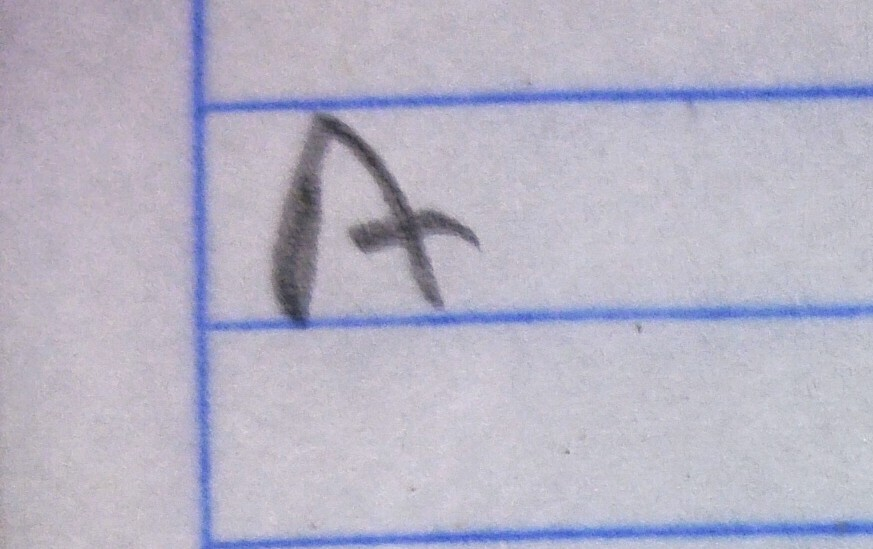
#> input picture frontend/samples/A_mayuscula.jpeg, 873 x 549 px
$ python -i quality.py   (imports and definitions only)
#> lines starting #> are read from the running program, lines starting #| are printed output that depends on the picture; after the words box and inside, x2 and y2 are one past the last pixel; in counts of white or black regions, pixels touching at a corner belong together
"""
quality.py
==========
Métricas de calidad intrínseca del trazo del alumno.

calculate_quality_metrics(img_a) -> dict con:
  stroke_density    : float  [0-1]  — fracción de píxeles activos / total del canvas
  stroke_continuity : float  [0-1]  — qué tan continuo es el trazo (1 componente = 1.0)
  thickness_mean    : float         — grosor medio del trazo en píxeles
  thickness_std     : float         — variación del grosor (alta = presión irregular)
  bounding_fill     : float  [0-1]  — fracción del bounding box ocupada por el trazo
  smoothness        : float  [0-1]  — suavidad de los bordes (alta = trazo limpio)

Compatibilidad:
  - Entrada: np.ndarray uint8 {0,255} — masa binaria del trazo normalizado
  - Salida:  dict JSON-serializable (todos float / int nativos de Python)
  - Tolerante a imagen vacía
"""

import cv2
import numpy as np
from scipy.ndimage import distance_transform_edt


# =============================================================================
# Sub-métricas
# =============================================================================

def _stroke_density(bin_img: np.ndarray) -> float:
    """Fracción de píxeles de trazo sobre el total del canvas."""
    total = bin_img.size
    if total == 0:
        return 0.0
    return float(round(np.sum(bin_img > 0) / total, 4))


def _stroke_continuity(bin_img: np.ndarray) -> float:
    """
    Mide qué tan continuo es el trazo.

    Si hay 1 componente conectado → 1.0 (trazo perfecto).
    Si hay N componentes           → 1 / N (fragmentado).
    Penaliza letras trazadas en pedazos.
    """
    n_labels, _ = cv2.connectedComponents(bin_img, connectivity=8)
    n_components = max(1, n_labels - 1)   # restar fondo
    return float(round(1.0 / n_components, 4))


def _thickness_stats(bin_img: np.ndarray) -> tuple[float, float]:
    """
    Estima el grosor local del trazo usando la Distancia Transform sobre el
    fondo y muestreando los valores en los píxeles activos.

    thickness_mean ≈ radio medio del trazo en píxeles.
    thickness_std  ≈ variación de la presión del lápiz.
    """
    if np.sum(bin_img > 0) == 0:
        return 0.0, 0.0

    # distanceTransform sobre la IMAGEN BINARIA (1 = trazo, 0 = fondo)
    # Da el radio máximo de una circunferencia inscrita en el trazo en cada px.
    dist = distance_transform_edt(bin_img > 0).astype(np.float32)

    # Solo los píxeles activos
    vals = dist[bin_img > 0]

    mean = float(round(float(np.mean(vals)),  3))
    std  = float(round(float(np.std(vals)),   3))
    return mean, std


def _bounding_fill(bin_img: np.ndarray) -> float:
    """
    Proporción del bounding box ocupada por el trazo.
    Un valor cercano a 1 indica que el trazo rellena bien la letra.
    Un valor muy bajo indica un trazo muy delgado o letra incompleta.
    """
    coords = cv2.findNonZero(bin_img)
    if coords is None:
        return 0.0
    _, _, w, h = cv2.boundingRect(coords)
    bbox_area = w * h
    if bbox_area == 0:
        return 0.0
    stroke_area = float(np.sum(bin_img > 0))
    return float(round(stroke_area / bbox_area, 4))


def _smoothness(bin_img: np.ndarray) -> float:
    """
    Suavidad de los bordes del trazo.

    Método: perimeter / (2 * sqrt(pi * area)).
    Para un círculo perfecto el resultado es 1.0 (máximo suavidad).
    Cuanto más irregular el borde, más alto es el valor → invertimos para
    que 1.0 = trazo muy suave y 0.0 = trazo muy rugoso.

    Retorna float [0-1] clampado.
    """
    area = float(np.sum(bin_img > 0))
    if area < 4:
        return 0.0

    # Calcular el perímetro usando el número de transiciones fondo→trazo
    # (erosión y resta — equivale al contorno interior)
    k       = np.ones((3, 3), dtype=np.uint8)
    eroded  = cv2.erode(bin_img, k, iterations=1)
    border  = bin_img - eroded
    perimeter = float(np.sum(border > 0))

    if perimeter == 0:
        return 1.0

    # Índice de circularidad: ratio compacidad (=1 para círculo, <1 para formas irregulares)
    circularity = (4.0 * np.pi * area) / (perimeter ** 2)
    # Clampamos entre 0 y 1 (puede superar 1 en formas muy compactas por cuantización)
    return float(round(min(1.0, max(0.0, circularity)), 4))


# =============================================================================
# API pública
# =============================================================================

def calculate_quality_metrics(img_a: np.ndarray) -> dict:
    """
    Calcula métricas de calidad intrínseca del trazo del alumno.

    Parameters
    ----------
    img_a : np.ndarray  uint8 {0,255}
        Masa binaria del trazo normalizado (salida de normalize_character).
        NO debe ser el esqueleto.

    Returns
    -------
    dict con claves float/int JSON-serializables:
        stroke_density    : fracción de canvas cubierta por el trazo
        stroke_continuity : continuidad (1 componente → 1.0)
        thickness_mean    : radio medio del trazo (px)
        thickness_std     : variación de grosor (baja = presión uniforme)
        bounding_fill     : fracción del bounding box cubierta
        smoothness        : suavidad de bordes [0-1]
    """
    if img_a is None or img_a.size == 0 or np.sum(img_a > 0) == 0:
        return {
            "stroke_density":    0.0,
            "stroke_continuity": 0.0,
            "thickness_mean":    0.0,
            "thickness_std":     0.0,
            "bounding_fill":     0.0,
            "smoothness":        0.0,
        }

    bin_img = (img_a > 0).astype(np.uint8) * 255

    t_mean, t_std = _thickness_stats(bin_img)

    return {
        "stroke_density":    _stroke_density(bin_img),
        "stroke_continuity": _stroke_continuity(bin_img),
        "thickness_mean":    t_mean,
        "thickness_std":     t_std,
        "bounding_fill":     _bounding_fill(bin_img),
        "smoothness":        _smoothness(bin_img),
    }

>>> import cv2
>>> picture = cv2.imread('../../frontend/samples/A_mayuscula.jpeg', cv2.IMREAD_GRAYSCALE)
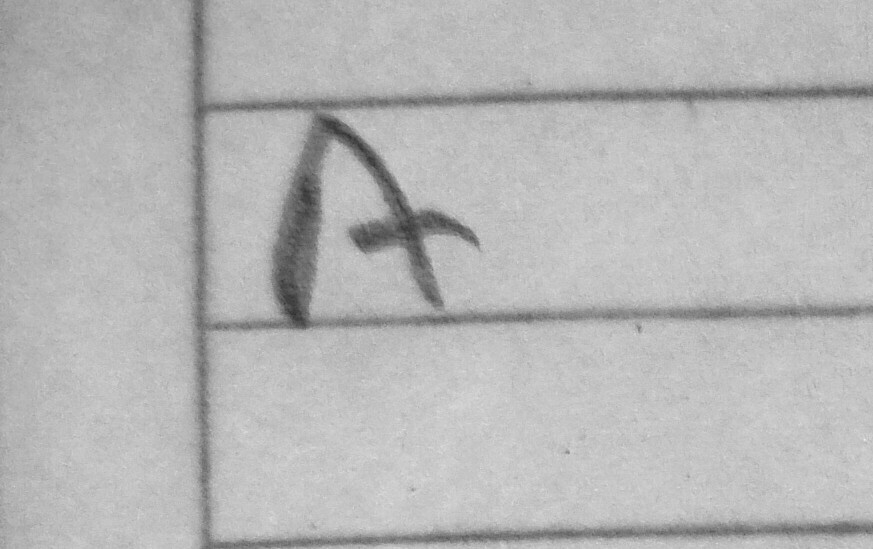
#> picture: shape (549, 873); min 46, max 237, mean 182.4
>>> result = calculate_quality_metrics(picture)
#> in calculate_quality_metrics, `bin_img = (img_a > 0).astype(np.uint8) * 255`: bin_img: shape (549, 873); every value is 255
#> in _thickness_stats, `dist = distance_transform_edt(bin_img > 0).astype(np.float32)`:
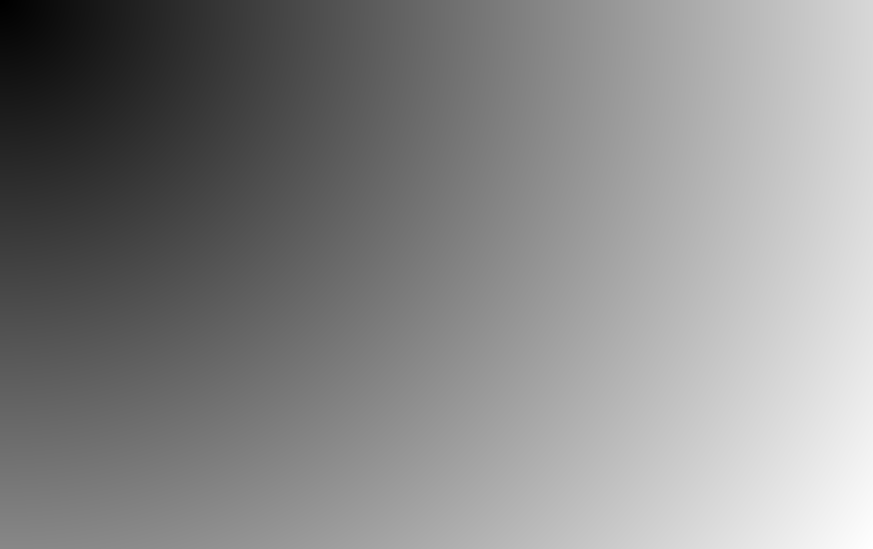
#> dist: shape (549, 873) float32; min 1, max 1030.4, mean 552.5; drawn with min black and max white
#> in _thickness_stats, `mean = float(round(float(np.mean(vals)),  3))`: mean = 552.5
#> in _thickness_stats, `std  = float(round(float(np.std(vals)),   3))`: std = 221.5
#> in calculate_quality_metrics, `t_mean, t_std = _thickness_stats(bin_img)`: t_mean = 552.5; t_std = 221.5
#> in _stroke_continuity, `n_labels, _ = cv2.connectedComponents(bin_img, connectivity=8)`: n_labels = 2
#> in _stroke_continuity, `n_components = max(1, n_labels - 1)`: n_components = 1
#> in _bounding_fill, `coords = cv2.findNonZero(bin_img)`: coords = contour of 479277 points, box (x1, y1, x2, y2) (0, 0, 873, 549), area 0
#> in _bounding_fill, `_, _, w, h = cv2.boundingRect(coords)`: w = 873; h = 549
#> in _bounding_fill, `bbox_area = w * h`: bbox_area = 479277
#> in _smoothness, `border  = bin_img - eroded`: border: shape (549, 873); every value is 0
#> in _smoothness, `perimeter = float(np.sum(border > 0))`: perimeter = 0
#> result = {'stroke_density': 1, 'stroke_continuity': 1, 'thickness_mean': 552.5, 'thickness_std': 221.5, 'bounding_fill': 1, 'smoothness': 1}

$ run again, on frontend/samples/A_plana.jpeg
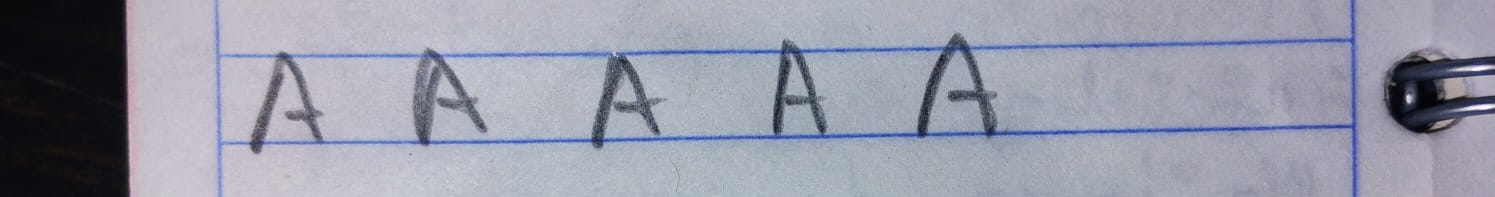
#> input picture frontend/samples/A_plana.jpeg, 1495 x 197 px
#> in calculate_quality_metrics, `bin_img = (img_a > 0).astype(np.uint8) * 255`:
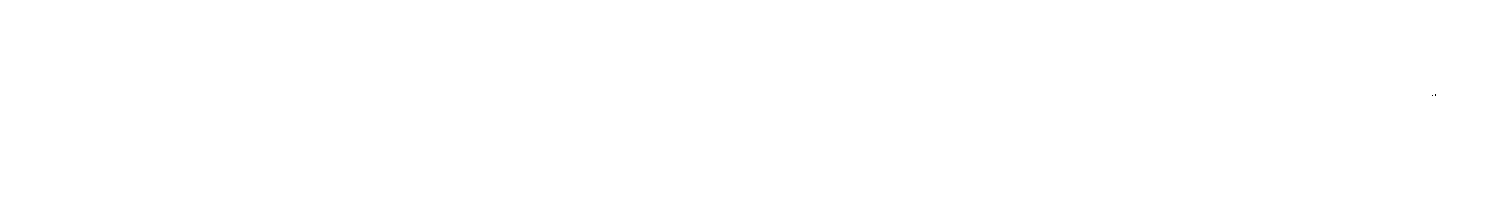
#> bin_img: shape (197, 1495); 100% white; black in thin lines or dots, all inside (x1, y1, x2, y2) = (1432, 94, 1436, 96)
#> in _thickness_stats, `dist = distance_transform_edt(bin_img > 0).astype(np.float32)`:
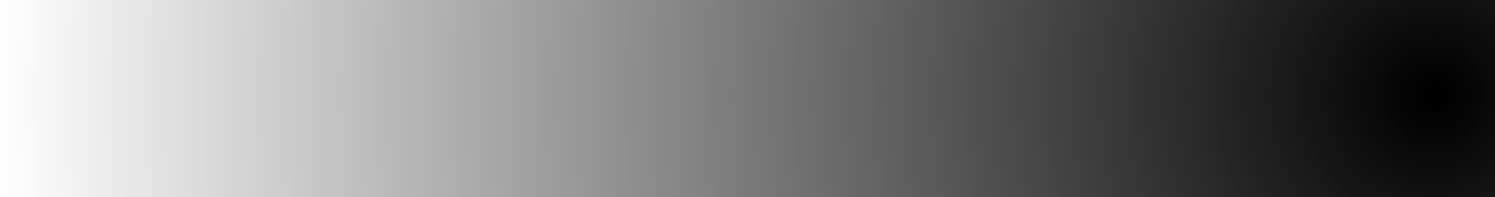
#> dist: shape (197, 1495) float32; min 0, max 1435.6, mean 693.4; drawn with min black and max white
#> mean = 693.4
#> std = 421.8
#> t_mean = 693.4; t_std = 421.8
#> n_labels = 2
#> n_components = 1
#> coords = contour of 294512 points, box (x1, y1, x2, y2) (0, 0, 1495, 197), area 0
#> w = 1495; h = 197
#> bbox_area = 294515
#> stroke_area = 294512
#> eroded: shape (197, 1495); 100% white; 1 black region, box (x1, y1, x2, y2) and area: (1431, 93, 1437, 97) 21
#> border: shape (197, 1495); 0.01% white in thin lines or dots, all inside (x1, y1, x2, y2) = (1431, 93, 1437, 97)
#> perimeter = 18
#> circularity = 11422.7
#> result = {'stroke_density': 1, 'stroke_continuity': 1, 'thickness_mean': 693.4, 'thickness_std': 421.8, 'bounding_fill': 1, 'smoothness': 1}

$ run again, on frontend/samples/B_plana.jpeg
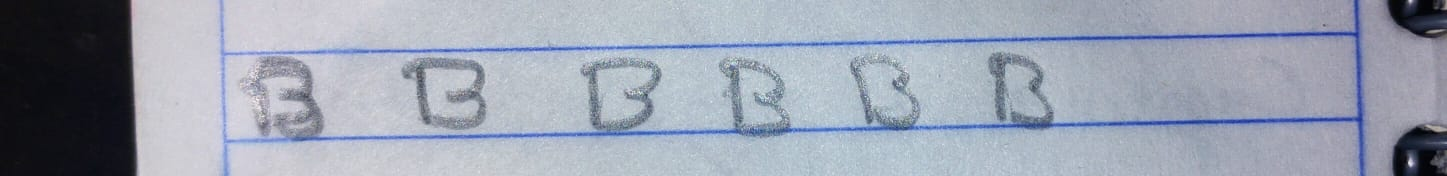
#> input picture frontend/samples/B_plana.jpeg, 1447 x 176 px
#> in calculate_quality_metrics, `bin_img = (img_a > 0).astype(np.uint8) * 255`:
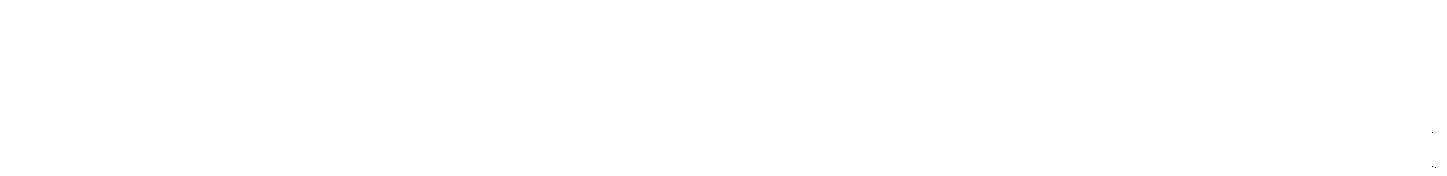
#> bin_img: shape (176, 1447); 100% white; black in thin lines or dots, all inside (x1, y1, x2, y2) = (1432, 132, 1436, 168)
#> in _thickness_stats, `dist = distance_transform_edt(bin_img > 0).astype(np.float32)`:
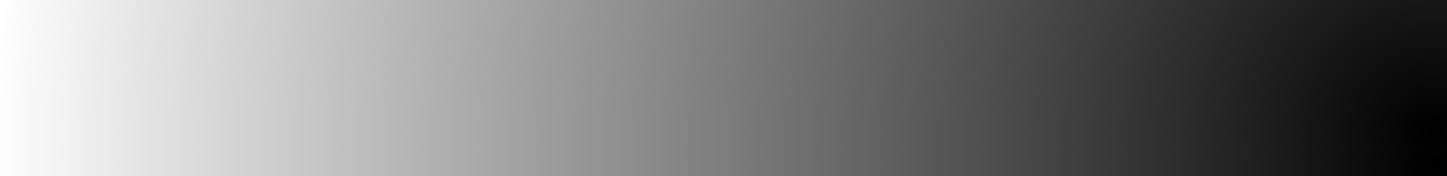
#> dist: shape (176, 1447) float32; min 0, max 1438.1, mean 715.6; drawn with min black and max white
#> mean = 715.6
#> std = 411.7
#> t_mean = 715.6; t_std = 411.7
#> n_labels = 2
#> n_components = 1
#> coords = contour of 254669 points, box (x1, y1, x2, y2) (0, 0, 1447, 176), area 0
#> w = 1447; h = 176
#> bbox_area = 254672
#> stroke_area = 254669
#> eroded: shape (176, 1447); 100% white; black in thin lines or dots, all inside (x1, y1, x2, y2) = (1431, 131, 1437, 169)
#> perimeter = 24
#> circularity = 5556
#> result = {'stroke_density': 1, 'stroke_continuity': 1, 'thickness_mean': 715.6, 'thickness_std': 411.7, 'bounding_fill': 1, 'smoothness': 1}

$ run again, on frontend/samples/D.jpeg
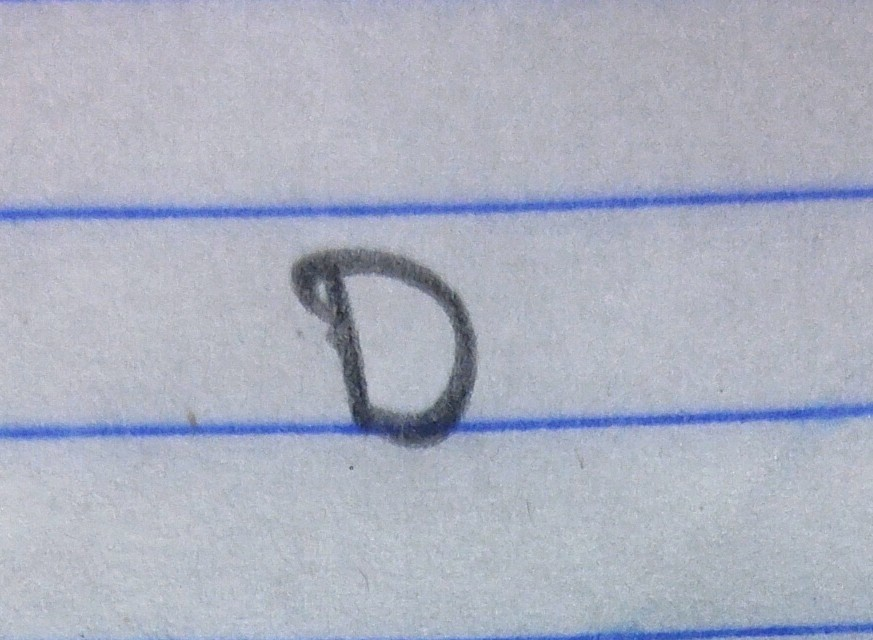
#> input picture frontend/samples/D.jpeg, 873 x 640 px
#> `picture = cv2.imread('../../frontend/samples/A_mayuscula.jpeg', cv2.IM..`:
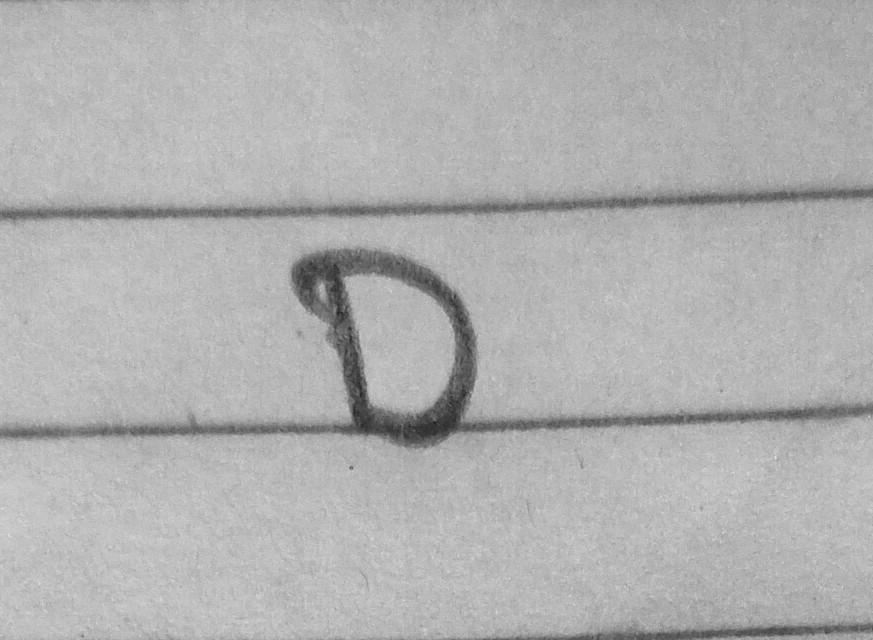
#> picture: shape (640, 873); min 32, max 227, mean 176.8
#> bin_img: shape (640, 873); every value is 255
#> mean = 583
#> std = 225
#> t_mean = 583; t_std = 225
#> n_labels = 2
#> n_components = 1
#> coords = contour of 558720 points, box (x1, y1, x2, y2) (0, 0, 873, 640), area 0
#> w = 873; h = 640
#> bbox_area = 558720
#> border: shape (640, 873); every value is 0
#> perimeter = 0
#> result = {'stroke_density': 1, 'stroke_continuity': 1, 'thickness_mean': 583, 'thickness_std': 225, 'bounding_fill': 1, 'smoothness': 1}
